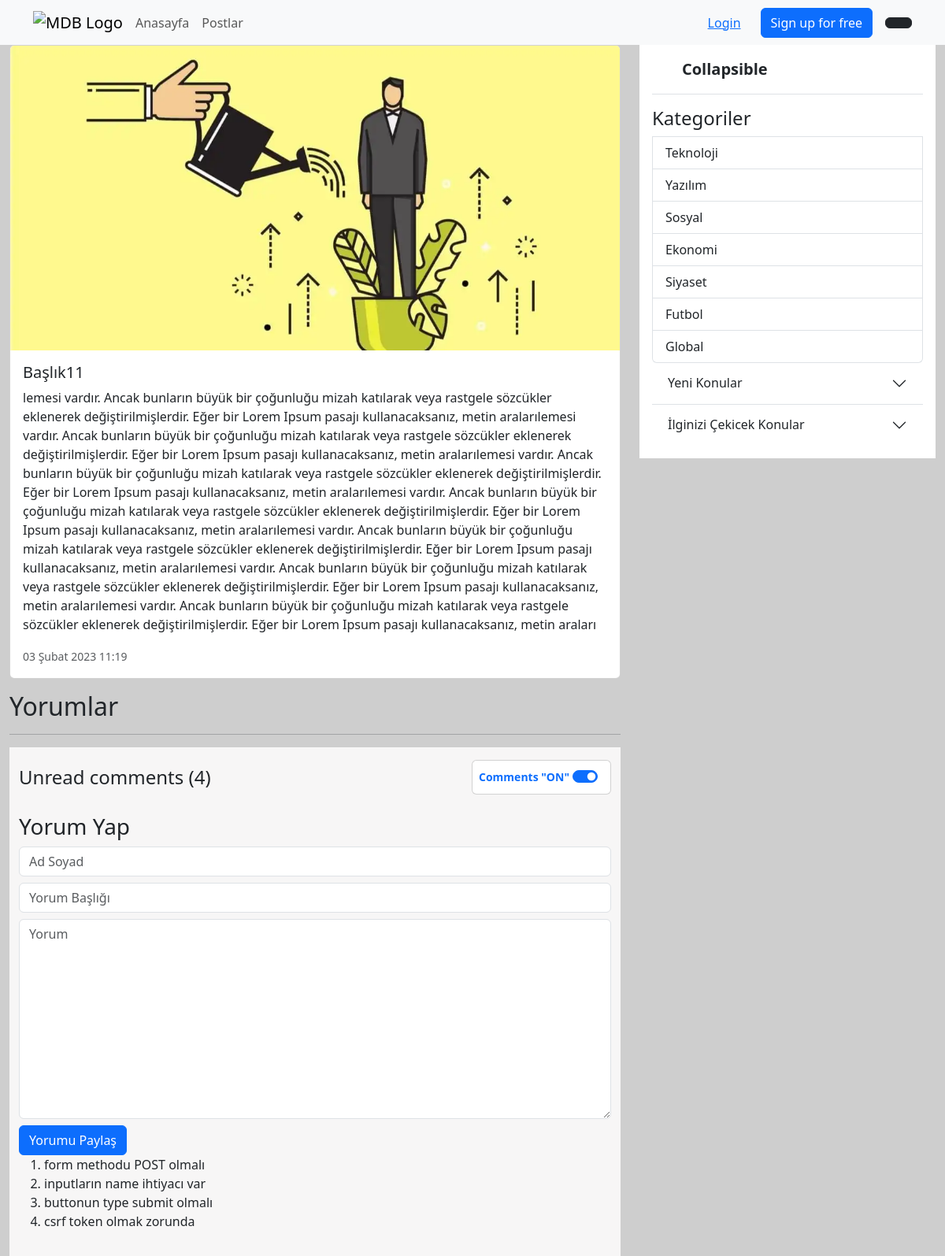
Page /detay/17/ on the committed database.
### appMy/models.py (models this page shows, shortened)
class Sozluk(models.Model):
    category = models.ForeignKey(Category, verbose_name=("Kategori"), on_delete=models.CASCADE,null=True)
    title = models.CharField(("Başlık"), max_length=50)
    text = models.TextField(("İçerik Yazısı"),max_length=2000)
    date_now = models.DateTimeField(("Tarih"), auto_now_add=True)
    image = models.FileField(("Fotoğraf"), upload_to='', max_length=100)

class Category(models.Model):
    title = models.CharField(("Kategori"), max_length=50)

### appMy/views.py (the view)
# urls.py: path('detay/<id>/',Detail),
def Detail(request,id):
    sozluk = Sozluk.objects.get(id=id)
    sozluks_new = Sozluk.objects.all().order_by("-date_now")[:3]
    sozluks_random = Sozluk.objects.all().order_by("?")[:3]
    categorys = Category.objects.all()
    comments = Comment.objects.filter(sozluk=sozluk)
    if request.method == "POST":
        user1 = request.POST["user"]
        title1 = request.POST["title"]
        text1 = request.POST["text"]
        comm = Comment(user=user1, title=title1, text=text1, sozluk=sozluk)
        comm.save()
    context={
        "sozluk": sozluk,
        "sozluks_new": sozluks_new,
        "sozluks_random": sozluks_random,
        "categorys": categorys,
        "comments": comments,
    }
    return render(request, 'detail.html',context)

### appMy/templates/detail.html (shortened to what this page needs)
{% extends 'base.html' %}
{% load static %}
{% block body %}
    <main>
        <div class="container-fluid">
            <div class="row">
                <div class="col-8">
                    <div class="card mb-3">
                        <img src="{{ sozluk.image.url }}" class="card-img-top" alt="...">
                        <div class="card-body">
                            <h5 class="card-title">{{ sozluk.title }}</h5>
                            <p class="card-text">{{ sozluk.text }}</p>
                            <p class="card-text"><small class="text-muted">{{ sozluk.date_now }}</small></p>
                        </div>
                    </div>
                    <h2>Yorumlar</h2>
                    <hr>
                    <section style="background-color: #f7f6f6;">
                        <div class="container py-3 text-dark">
                            <div class="row">
                                <div class="col-12">
                                    <div class="d-flex justify-content-between align-items-center mb-4">
                                        <h4 class="text-dark mb-0">Unread comments (4)</h4>
                                        <div class="card">
                                            <div class="card-body p-2 d-flex align-items-center">
                                                <h6 class="text-primary fw-bold small mb-0 me-1">Comments "ON"</h6>
                                                <div class="form-check form-switch">
                                                    <input class="form-check-input" type="checkbox" id="flexSwitchCheckChecked" checked />
                                                </div>
                                            </div>
                                        </div>
                                    </div>
                                </div>
                                <div class="col-12">
                                    <h3>Yorum Yap</h3>
                                    <form method="POST">
                                        <input type="text" class="form-control my-2" name="user" id="" placeholder="Ad Soyad">
                                        <input type="text" name="title" id="" class="form-control my-2" placeholder="Yorum Başlığı">
                                        <textarea name="text" id="" cols="30" rows="10" class="form-control my-2" placeholder="Yorum"></textarea>
                                        <button type="submit" class="btn btn-primary">Yorumu Paylaş</button>
                                    </form>
                                    <ol>
                                        <li>form methodu POST olmalı</li>
                                        <li>inputların name ihtiyacı var</li>
                                        <li>buttonun type submit olmalı</li>
                                        <li>csrf token olmak zorunda</li>
                                    </ol>
                                </div>
                            </div>
                        </div>
                    </section>
                </div>
                {% include 'part/_sidenav.html' %}
            </div>
        </div>
    </main>
{% endblock body %}

### appMy/templates/part/_sidenav.html (shortened to what this page needs)
{% load static %}
<div class="col-4">
    <div class="flex-shrink-0 p-3 bg-white">
        <a href="/" class="d-flex align-items-center pb-3 mb-3 link-dark text-decoration-none border-bottom">
            <svg class="bi pe-none me-2" width="30" height="24">
                <use xlink:href="#bootstrap"></use>
            </svg>
            <span class="fs-5 fw-semibold">Collapsible</span>
        </a>
        <div class="list-group">
            <h4>Kategoriler</h4>
            {% for i in categorys %}
            <a href="/post/{{ i.id }}/" class="list-group-item list-group-item-action">{{ i.title }}</a>
            {% endfor %}
        </div>
        <div class="accordion accordion-flush" id="accordionFlushExample">
            <div class="accordion-item">
                <h2 class="accordion-header" id="flush-headingOne">
                    <button class="accordion-button collapsed" type="button" data-bs-toggle="collapse"
                        data-bs-target="#flush-collapseOne" aria-expanded="false" aria-controls="flush-collapseOne">
                        Yeni Konular
                    </button>
                </h2>
            </div>
            <div class="accordion-item">
                <h2 class="accordion-header" id="flush-heading2">
                    <button class="accordion-button collapsed" type="button" data-bs-toggle="collapse"
                        data-bs-target="#flush-collapse2" aria-expanded="false" aria-controls="flush-collapse2">
                        İlginizi Çekicek Konular
                    </button>
                </h2>
            </div>
        </div>
    </div>
</div>

### appMy/templates/base.html (style rules this page uses)
body { background: #cecece }

### rows in the picture
Sozluk: image (picture), title "Başlık11", text "lemesi vardır. Ancak bunların büyük bir çoğunluğu mizah katılarak veya rastgele sözcükler eklenerek değiştirilmişlerdir. Eğer bir Lorem Ipsum pasajı kullanacaksanız, metin aralarılemesi vardır. Ancak bunların büyük bir çoğunluğu mizah katılarak veya rastgele sözcükler eklenerek değiştirilmişlerdir. Eğer bir Lorem Ipsum pasajı kullanacaksanız, metin aralarılemesi vardır. Ancak bunların büyük bir çoğunluğu mizah katılarak veya rastgele sözcükler eklenerek değiştirilmişlerdir. Eğer bir Lorem Ipsum pasajı kullanacaksanız, metin aralarılemesi vardır. Ancak bunların büyük bir çoğunluğu mizah katılarak veya rastgele sözcükler eklenerek değiştirilmişlerdir. Eğer bir Lorem Ipsum pasajı…", date_now "03 Şubat 2023 11:19"
Category: title "Teknoloji"
Category: title "Yazılım"
Category: title "Sosyal"
Category: title "Ekonomi"
Category: title "Siyaset"
Category: title "Futbol"
Category: title "Global"
